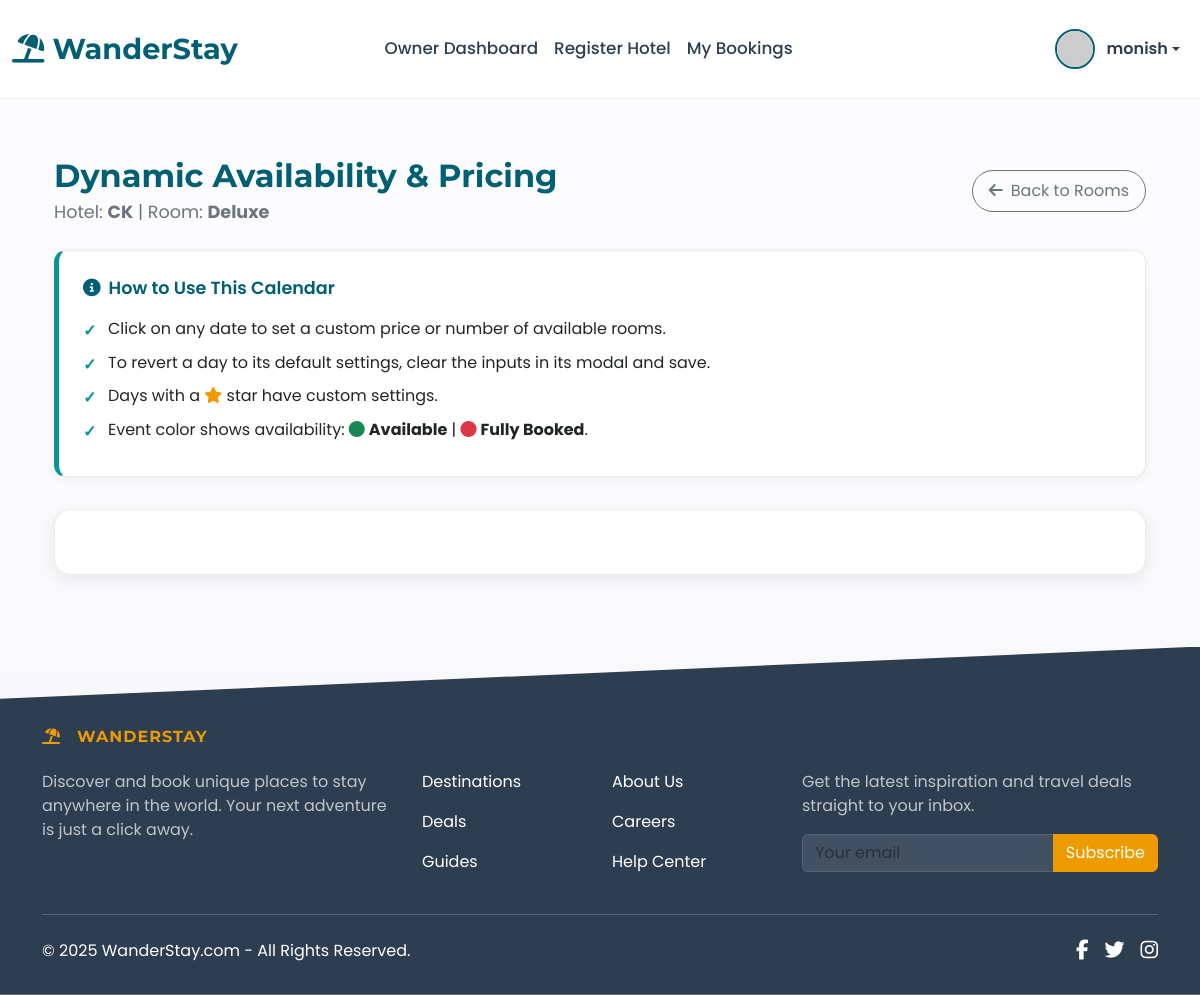
The app's page /hotel/1/room/1/availability (signed in) with its own data.
### app.py (models this page shows, shortened)
class User(UserMixin, db.Model):
    id = db.Column(db.Integer, primary_key=True)
    username = db.Column(db.String(80), unique=True, nullable=False)
    email = db.Column(db.String(120), unique=True, nullable=False)
    password_hash = db.Column(db.String(200), nullable=False)
    role = db.Column(db.String(20), nullable=False, default='user')
    is_active = db.Column(db.Boolean, default=True, nullable=False)
    created_at = db.Column(db.DateTime, default=datetime.utcnow)
    bookings = db.relationship('Booking', backref='booker', lazy=True, foreign_keys='Booking.user_id', cascade="all, delete-orphan")
    wishlist_items = db.relationship('Wishlist', backref='user', lazy='dynamic', cascade='all, delete-orphan')
    audit_logs = db.relationship('AuditLog', backref='actor', lazy=True, foreign_keys='AuditLog.user_id')
    hotels = db.relationship('Hotel', back_populates='owner', lazy=True, cascade="all, delete-orphan", foreign_keys='Hotel.owner_id')

class Hotel(db.Model):
    id = db.Column(db.Integer, primary_key=True)
    name = db.Column(db.String(100), nullable=False)
    location = db.Column(db.String(200), nullable=False)
    description = db.Column(db.Text, nullable=True)
    price_per_night = db.Column(db.Float, nullable=True)
    main_image_url = db.Column(db.String(255), nullable=True, default='https://via.placeholder.com/800x500.png?text=Main+Hotel+Image') # Corrected field name
    owner_id = db.Column(db.Integer, db.ForeignKey('user.id', ondelete='CASCADE'), nullable=False)
    owner = db.relationship('User', back_populates='hotels', foreign_keys=[owner_id])
    owner_user = db.relationship('User', foreign_keys=[owner_id], overlaps="hotels,owner") # for admin views
    is_approved = db.Column(db.Boolean, default=False, nullable=False)
    star_rating = db.Column(db.Integer, nullable=True)
    amenities = db.relationship('Amenity', secondary=hotel_amenities, lazy='subquery', backref=db.backref('hotels', lazy=True))
    latitude = db.Column(db.Float, nullable=True)
    longitude = db.Column(db.Float, nullable=True)
    gallery_images = db.relationship('HotelImage', backref='hotel_ref', lazy='dynamic', cascade="all, delete-orphan")
    wishlisted_by_users = db.relationship('Wishlist', backref='hotel', lazy='dynamic', cascade='all, delete-orphan')
    room_types = db.relationship('RoomType', backref='hotel', lazy='dynamic', cascade="all, delete-orphan")
    bookings = db.relationship('Booking', backref='hotel', lazy=True, foreign_keys='Booking.hotel_id', cascade="all, delete-orphan")

class RoomType(db.Model):
    id = db.Column(db.Integer, primary_key=True)
    hotel_id = db.Column(db.Integer, db.ForeignKey('hotel.id', ondelete='CASCADE'), nullable=False)
    name = db.Column(db.String(100), nullable=False)
    description = db.Column(db.Text, nullable=True)
    price_per_night = db.Column(db.Float, nullable=False)
    number_of_rooms = db.Column(db.Integer, nullable=False, default=1)
    amenities = db.Column(db.String(300), nullable=True)
    main_image_url = db.Column(db.String(255), nullable=True, default='https://via.placeholder.com/800x500.png?text=Room+Image')
    gallery_images = db.relationship('RoomImage', backref='room_type_ref', lazy='dynamic', cascade="all, delete-orphan")
    bookings = db.relationship('Booking', backref='room_type', lazy='dynamic', cascade="all, delete-orphan")
    availabilities = db.relationship('Availability', backref='room_type_ref', lazy='dynamic', cascade="all, delete-orphan")

### app.py (the view)
@app.route('/hotel/<int:hotel_id>/room/<int:room_type_id>/availability')
@role_required(['owner', 'admin'])
def manage_availability(hotel_id, room_type_id):
    hotel = Hotel.query.get_or_404(hotel_id)
    if current_user.role == 'owner' and hotel.owner_id != current_user.id:
        flash("Unauthorized", "danger")
        return redirect(url_for('owner_dashboard'))
    room = RoomType.query.filter_by(id=room_type_id, hotel_id=hotel.id).first_or_404()
    return render_template('manage_availability.html', hotel=hotel, room=room)

### app.py (called while the page is built)
@login_manager.user_loader
def load_user(user_id):
    user = User.query.get(int(user_id))
    if user and user.is_active:
        return user
    return None

def role_required(role_name):
    def decorator(f):
        @wraps(f)
        @login_required
        def decorated_function(*args, **kwargs):
            roles = role_name if isinstance(role_name, list) else [role_name]
            if current_user.role not in roles:
                flash(f"Access Denied: You need one of the following roles: {', '.join(roles)}.", "danger")
                return redirect(url_for('index'))
            return f(*args, **kwargs)
        return decorated_function
    return decorator

@app.context_processor
def utility_processor():
    def is_hotel_in_wishlist(hotel_id):
        if current_user.is_authenticated:
            return Wishlist.query.filter_by(user_id=current_user.id, hotel_id=hotel_id).first() is not None
        return False
    return dict(is_hotel_in_wishlist=is_hotel_in_wishlist)

### templates/manage_availability.html (shortened to what this page needs)
{% extends "base.html" %}
{% block content %}
<div class="container my-5">
    <div class="d-flex justify-content-between align-items-center mb-4 page-header">
        <div>
            <h2 class="mb-1">Dynamic Availability & Pricing</h2>
            <p class="mb-0">Hotel: <strong>{{ hotel.name }}</strong> | Room: <strong>{{ room.name }}</strong></p>
        </div>
        <a href="{{ url_for('manage_rooms', hotel_id=hotel.id) }}" class="btn btn-outline-secondary rounded-pill px-3 py-2">
            <i class="fas fa-arrow-left me-2"></i>Back to Rooms
        </a>
    </div>
    <div class="instructions-panel">
        <div class="panel-title"><i class="fas fa-info-circle me-2"></i>How to Use This Calendar</div>
        <ul>
            <li>Click on any date to set a custom price or number of available rooms.</li>
            <li>To revert a day to its default settings, clear the inputs in its modal and save.</li>
            <li>Days with a <i class="fas fa-star override-indicator-icon"></i> star have custom settings.</li>
            <li>Event color shows availability: <i class="fas fa-circle text-success me-1"></i><strong>Available</strong> | <i class="fas fa-circle text-danger me-1"></i><strong>Fully Booked</strong>.</li>
        </ul>
    </div>
    <div id="calendar-wrapper">
    </div>
</div>
{% endblock %}

### templates/base.html (shortened to what this page needs)
<!DOCTYPE html>
<html lang="en">
<head>
    <link href="https://cdn.jsdelivr.net/npm/bootstrap@5.3.2/dist/css/bootstrap.min.css" rel="stylesheet">
    <link rel="stylesheet" href="https://cdnjs.cloudflare.com/ajax/libs/font-awesome/6.4.2/css/all.min.css" />
    <link rel="stylesheet" href="https://unpkg.com/leaflet@1.9.4/dist/leaflet.css"/>
</head>
<body class="d-flex flex-column min-vh-100">
    <nav class="navbar navbar-expand-lg fixed-top py-3" style="background-color: rgba(255, 255, 255, 0.85); backdrop-filter: blur(12px); -webkit-backdrop-filter: blur(12px); border-bottom: 1px solid rgba(0, 0, 0, 0.07);">
        <div class="container-fluid">
            <a class="navbar-brand" href="{{ url_for('index') }}" style="font-weight: 700; color: var(--primary-color); font-size: 1.8rem; text-decoration: none;">
                <i class="fas fa-umbrella-beach"></i> WanderStay
            </a>
            <div class="collapse navbar-collapse" id="navbarNav">
                <ul class="navbar-nav mx-auto mb-2 mb-lg-0" style="font-size: 1.05rem;">
                    {% include 'partials/_nav_links.html' %}
                </ul>
                <ul class="navbar-nav ms-auto mb-2 mb-lg-0 align-items-center">
                    {% if current_user.is_authenticated %}
                        <li class="nav-item dropdown">
                            <a class="nav-link dropdown-toggle d-flex align-items-center" href="#" id="navbarUserDropdown" role="button" data-bs-toggle="dropdown" aria-expanded="false" style="color: var(--text-color-dark);">
                                <img src="https://i.pravatar.cc/40?u={{ current_user.id }}" alt="User" style="width: 40px; height: 40px; border-radius: 50%; margin-right: 12px; border: 2px solid var(--primary-color);">
                                <span style="font-weight: 600;">{{ current_user.username }}</span>
                            </a>
                        </li>
                    {% endif %}
                </ul>
            </div>
        </div>
    </nav>
    <main class="flex-grow-1">
        {% block content_container %}
        <div class="container py-4">
            {% block content %}{% endblock %}
        </div>
        {% endblock %}
    </main>
    <footer class="mt-auto text-white" style="background-color: var(--text-color-dark); padding: 5rem 0 2rem 0; clip-path: polygon(0 15%, 100% 0, 100% 100%, 0% 100%);">
        <div class="container text-center text-md-start">
            <div class="row gy-4">
                <div class="col-lg-4 col-md-6">
                    <h6 class="text-uppercase fw-bold mb-4" style="font-family: 'Montserrat', sans-serif; color: var(--accent-color); letter-spacing: 1px;">
                        <i class="fas fa-umbrella-beach me-3"></i>WanderStay
                    </h6>
                    <p style="color: rgba(255,255,255,0.7);">
                        Discover and book unique places to stay anywhere in the world. Your next adventure is just a click away.
                    </p>
                </div>
                <div class="col-lg-2 col-md-6">
                    <h6 class="text-uppercase fw-bold mb-4">Explore</h6>
                    <p><a href="#!" class="text-reset" style="text-decoration: none; transition: color 0.2s ease;">Destinations</a></p>
                    <p><a href="#!" class="text-reset" style="text-decoration: none; transition: color 0.2s ease;">Deals</a></p>
                    <p><a href="#!" class="text-reset" style="text-decoration: none; transition: color 0.2s ease;">Guides</a></p>
                </div>
                <div class="col-lg-2 col-md-6">
                    <h6 class="text-uppercase fw-bold mb-4">Company</h6>
                    <p><a href="#!" class="text-reset" style="text-decoration: none; transition: color 0.2s ease;">About Us</a></p>
                    <p><a href="#!" class="text-reset" style="text-decoration: none; transition: color 0.2s ease;">Careers</a></p>
                    <p><a href="#!" class="text-reset" style="text-decoration: none; transition: color 0.2s ease;">Help Center</a></p>
                </div>
                <div class="col-lg-4 col-md-6">
                    <h6 class="text-uppercase fw-bold mb-4">Join Our Newsletter</h6>
                    <p style="color: rgba(255,255,255,0.7);">Get the latest inspiration and travel deals straight to your inbox.</p>
                    <div class="input-group mb-3">
                        <input type="text" class="form-control" placeholder="Your email" style="background-color: rgba(255,255,255,0.1); border: 1px solid rgba(255,255,255,0.2); color: white;">
                        <button class="btn" type="button" style="background-color: var(--accent-color); color: white; border-color: var(--accent-color);">Subscribe</button>
                    </div>
                </div>
            </div>
            <div class="d-flex justify-content-between align-items-center pt-4 mt-4" style="border-top: 1px solid rgba(255,255,255,0.2);">
                <p class="mb-0">© <span id="currentYear"></span> WanderStay.com - All Rights Reserved.</p>
                <div class="d-flex">
                    <a href="" class="me-3 text-reset"><i class="fab fa-facebook-f fa-lg"></i></a>
                    <a href="" class="me-3 text-reset"><i class="fab fa-twitter fa-lg"></i></a>
                    <a href="" class="text-reset"><i class="fab fa-instagram fa-lg"></i></a>
                </div>
            </div>
        </div>
    </footer>
</body>
</html>

### templates/base.html (style rules this page uses)
:root { --primary-color: #00796B; --accent-color: #FF7043; --text-color-dark: #2c3e50; --text-color-light: #555; --background-light: #fdfdff; --background-soft: #f8f9fa; }
body { padding-top: 85px; font-family: 'Open Sans', sans-serif; background: linear-gradient(180deg, var(--background-light) 0%, #f7f7f9 100%); color: var(--text-color-light); }
h1, h2, h3, h4, h5, h6, .navbar-brand { font-family: 'Montserrat', sans-serif; color: var(--text-color-dark); }
.navbar .nav-link { font-weight: 500; color: var(--text-color-dark); transition: color 0.3s ease; position: relative; padding: 0.8rem 1rem; }

### templates/manage_availability.html (style rules this page uses)
:root { --primary-color: #005f73; --secondary-color: #0a9396; --accent-color: #ee9b00; --success-color: #2a9d8f; --danger-color: #e76f51; --bg-body: #f4f7f9; --bg-card: #ffffff; --text-dark: #212529; --text-light: #6c757d; --border-color: #e9ecef; --shadow-sm: 0 2px 8px rgba(0,0,0,0.06); --shadow-md: 0 4px 16px rgba(0,0,0,0.08); }
body { background-color: var(--bg-body); font-family: 'Poppins', sans-serif; color: var(--text-dark); }
.page-header h2 { color: var(--primary-color); font-weight: 700; }
.page-header p { color: var(--text-light); font-size: 1.1rem; }
.instructions-panel { background-color: var(--bg-card); border: 1px solid var(--border-color); border-left: 5px solid var(--secondary-color); border-radius: 12px; padding: 1.5rem; margin-bottom: 2rem; box-shadow: var(--shadow-sm); }
.instructions-panel .panel-title { color: var(--primary-color); font-weight: 600; font-size: 1.1rem; }
.instructions-panel ul { list-style-type: none; padding-left: 0; margin: 1rem 0 0 0; }
.instructions-panel li { margin-bottom: 0.6rem; color: var(--text-dark); position: relative; padding-left: 25px; }
.instructions-panel li::before { content: '✓'; position: absolute; left: 0; top: 2px; color: var(--secondary-color); font-weight: 600; }
.override-indicator-icon { color: var(--accent-color); }
#calendar-wrapper { background-color: var(--bg-card); border-radius: 16px; box-shadow: var(--shadow-md); padding: 2rem; border: 1px solid var(--border-color); }

### records on screen
User: username "monish"
Hotel: name "CK"
RoomType: name "Deluxe"
